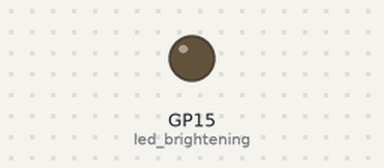
The program below on a simulated Raspberry Pi Pico running MicroPython. Shown: output pins drawn as LEDs (lit = HIGH).

Above: at 1.05 s.
At 2.25 s:
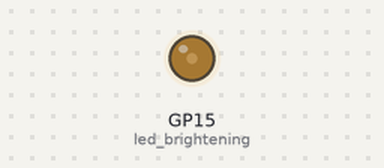
At 3.5 s:
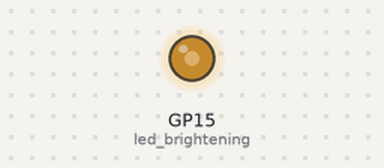
At 6.0 s:
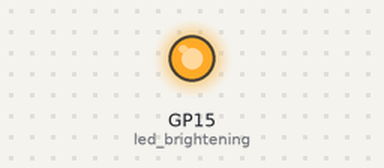
Timing chart, 0 to 7.5 s (numbered marks = the images above):
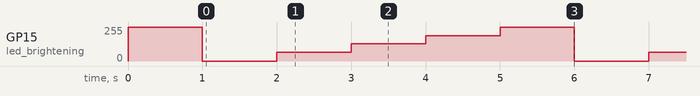

The program:

StepUpLEDBrightnessLevels.py
```python
# StepUpLEDBrightnessLevels.py - Increase the brightness of an
#   LED in noticeable steps
# ---------------------------------------------------------------

from machine import Pin, PWM
from time import sleep

# Set up PWM on Slice 7, Channel B (GPIO15), LED brightness 100%
led_brightening = PWM(Pin(15), freq=1000, duty_u16=65535)
sleep(1)  # Delay for observing LED

try:
    # Increase the brightness in steps
    while True:
        led_brightening.duty_u16(0)     # 0% (OFF)
        sleep(1)

        led_brightening.duty_u16(16384) # 25%
        sleep(1)

        led_brightening.duty_u16(32768) # 50%
        sleep(1)

        led_brightening.duty_u16(49152) # 75%
        sleep(1)

        led_brightening.duty_u16(65535) # 100% (ON)
        sleep(1)

# Catch keyboard interrupt
except KeyboardInterrupt:
    print("\nProgram interrupted by user.")

# Turn off PWM
finally:
    print("Exiting...")
    led_brightening.duty_u16(0)
    sleep(1)  # allow PWM hardware to settle

    led_brightening.deinit()
```

Measured:
- by itself, GP15 (led_brightening): repeats every 5.0 s: 64/255 1.0 s, 128/255 1.0 s, 191/255 1.0 s, 255/255 1.0 s, 0/255 1.0 s
